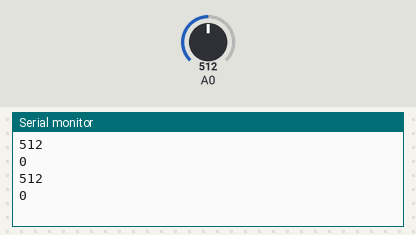
The sketch below on a simulated Arduino Uno, built with avr-gcc and run on an emulated ATmega328P. Parts: the last lines printed to the serial monitor. Inputs (shaded band) come from the test bench; at power-on: A0 = 512.

Above: at 10.8 s.
10.9 s: A0 set to 716
At 20.7 s:
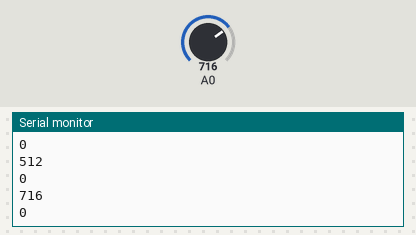
20.9 s: A0 set to 900
At 31.4 s:
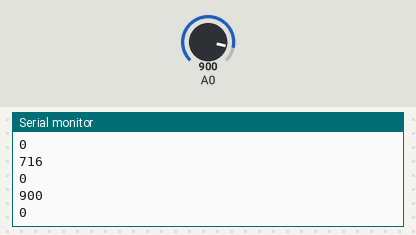
Timing chart, 0 to 32.9 s (numbered marks = the images above; inputs shaded):
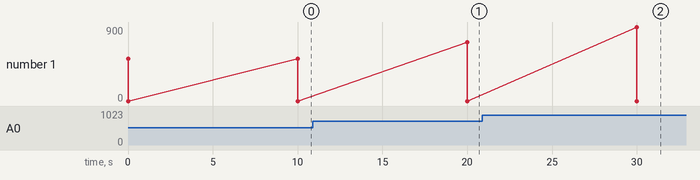

Measured:
- after the input at 10.9 s, the serial monitor: prints a new line after 9.1 s (image 1)
- after the input at 20.9 s, the serial monitor: prints a new line after 9.1 s (image 2)

The sketch:

MQ-135Test.ino
```cpp
int sensorValue;
int digitalValue;

void setup()
{
  Serial.begin(115200); // sets the serial port to 115200
  pinMode(0, INPUT);
}

void loop()
{
  sensorValue = analogRead(0); // read analog input pin 0
  digitalValue = digitalRead(0);
  Serial.println(sensorValue, DEC); // prints the value read
  Serial.println(digitalValue, DEC);
  delay(10000); // wait 10000ms for next reading
}
```
